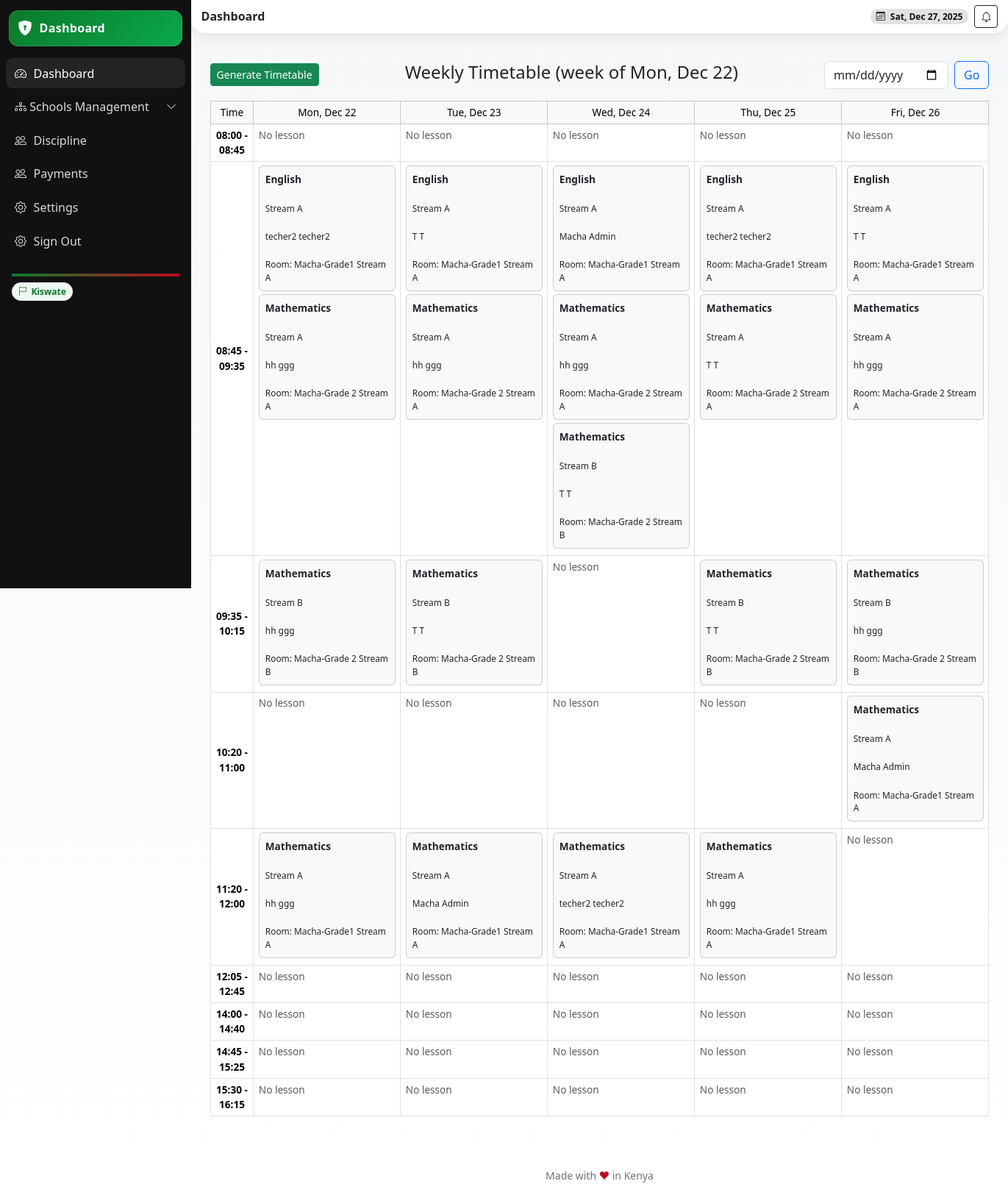
Page /timetable/week/ (signed in) on the committed database.
### school/models.py (models this page shows, shortened)
class TimeSlot(models.Model):
    start_time = models.TimeField()
    end_time = models.TimeField()
    description = models.CharField(max_length=100, blank=True)
    school = models.ForeignKey('School', on_delete=models.CASCADE, related_name='time_slots')
    created_at = models.DateTimeField(auto_now_add=True)
    created_by = models.ForeignKey('StaffProfile', on_delete=models.SET_NULL, null=True, related_name='created_time_slots')
    updated_at = models.DateTimeField(auto_now=True)
    updated_by = models.ForeignKey('StaffProfile', on_delete=models.SET_NULL, null=True, related_name='updated_time_slots')
    class Meta:
        unique_together = ['school', 'start_time', 'end_time']
        ordering = ['start_time']
    def __str__(self):
        return f"{self.start_time.strftime('%H:%M')} - {self.end_time.strftime('%H:%M')} ({self.description})"

class Lesson(models.Model):
    timetable = models.ForeignKey(Timetable, on_delete=models.CASCADE, related_name='lessons', blank=True, null=True)
    subject = models.ForeignKey(Subject, on_delete=models.CASCADE, related_name='lessons', blank=True, null=True)
    stream = models.ForeignKey('Streams', on_delete=models.CASCADE, related_name='lessons', blank=True, null=True)
    teacher = models.ForeignKey('StaffProfile', on_delete=models.CASCADE, related_name='lessons_taught')
    day_of_week = models.CharField(max_length=10, choices=WEEKDAY_CHOICES, blank=True, null=True)
    time_slot = models.ForeignKey(TimeSlot, on_delete=models.CASCADE, related_name='lessons', blank=True, null=True)
    room = models.CharField(max_length=50, blank=True)
    is_canceled = models.BooleanField(default=False)
    lesson_date = models.DateField(blank=True, null=True)  # For one-off changes
    notes = models.TextField(blank=True)
    class Meta:
        ordering = ['day_of_week','lesson_date', 'time_slot__start_time']
        unique_together = ['timetable', 'subject', 'day_of_week', 'time_slot', 'stream']
    def __str__(self):
        if self.time_slot:
            return f"{self.subject.name} - {self.stream} - {self.day_of_week} {self.time_slot.start_time}-{self.time_slot.end_time}"
        return f"{self.subject.name} - {self.stream} - {self.day_of_week}"

class Subject(models.Model):
    name = models.CharField(max_length=255)
    description = models.TextField(blank=True)
    code = models.CharField(max_length=100, blank=True)
    school = models.ForeignKey(School, on_delete=models.CASCADE)
    grade = models.ForeignKey(Grade, on_delete=models.CASCADE, related_name='subjects')
    start_date = models.DateField()
    end_date = models.DateField(blank=True, null=True)
    sessions_per_week = models.PositiveIntegerField(default=2)
    is_active = models.BooleanField(default=True)

class Streams(models.Model):
    name = models.CharField(max_length=50)
    grade = models.ForeignKey(Grade, on_delete=models.CASCADE, related_name='streams')
    school = models.ForeignKey(School, on_delete=models.CASCADE, related_name='streams')
    capacity = models.PositiveIntegerField(default=30)
    is_active = models.BooleanField(default=True)
    class Meta:
        unique_together = ['grade', 'name', 'school']
    def __str__(self):
        return f"{self.name} - {self.grade.name} - {self.school.name}"

class StaffProfile(models.Model):
    user = models.OneToOneField(User, on_delete=models.CASCADE)
    staff_id = models.CharField(max_length=50, unique=True, db_index=True)
    date_of_birth = models.DateField(blank=True, null=True)
    gender = models.CharField(max_length=10, choices=GENDER_CHOICES, blank=True)
    employment_date = models.DateField(blank=True, null=True)
    position = models.CharField(max_length=100, choices=POSITION_CHOICES)
    tsc_number = models.CharField(max_length=50, unique=True, blank=True, null=True)
    qualification = models.TextField(blank=True, null=True)
    subjects = models.ManyToManyField(Subject, related_name='teachers_subjects', blank=True, null=True)  # Changed(max_length=255, blank=True, null=True)
    bio = models.TextField(blank=True, null=True)
    profile_picture = models.ImageField(upload_to='teachers/', blank=True, null=True)
    school = models.ForeignKey(School, on_delete=models.CASCADE)
    department = models.CharField(max_length=50, blank=True)  # e.g., 'Dining Hall', 'School Gate'
    roles = models.ManyToManyField(Role, blank=True, related_name='staff_members')

### userauths/models.py (models this page shows, shortened)
class User(AbstractUser):
    COUNTRY_CURRENCY_MAP = {
        'KENYA': 'KES',
        'UGANDA': 'UGX',
    }
    username = None  # Disable username field
    phone_number = models.CharField(max_length=15, unique=True)
    country = models.CharField(max_length=15,blank=True, null=True)
    email = models.EmailField(unique=True)
    first_name = models.CharField(max_length=50)
    last_name = models.CharField(max_length=50)
    is_staff = models.BooleanField(default=False)
    is_superuser = models.BooleanField(default=False)
    is_admin = models.BooleanField(default=False)
    school_staff = models.BooleanField(default=False)
    is_student = models.BooleanField(default=False)
    is_teacher = models.BooleanField(default=False)
    is_parent = models.BooleanField(default=False)
    is_active = models.BooleanField(default=True)
    is_verified = models.BooleanField(default=False)
    created_at = models.DateTimeField(auto_now_add=True)
    updated_at = models.DateTimeField(auto_now=True)
    objects = CustomUserManager()
    USERNAME_FIELD = 'email'  # Use email as the username field
    REQUIRED_FIELDS = ['first_name', 'last_name', 'phone_number']  # Required fields for createsuperuser
    class Meta:
        ordering = ['-created_at']

### school/views.py (the view)
# urls.py: path('timetable/week/', views.view_timetable_week, name='timetable_week'),
@login_required
def view_timetable_week(request):
    user = request.user
    school_id = user.school_admin_profile.id
    date_str = request.GET.get('date')
    try:
        focus_date = date.fromisoformat(date_str) if date_str else timezone.localdate()
    except ValueError:
        focus_date = timezone.localdate()
    monday = focus_date - timedelta(days=focus_date.weekday())
    week_days = [monday + timedelta(days=i) for i in range(5)]
    WEEKDAY_MAP = {0:'monday',1:'tuesday',2:'wednesday',3:'thursday',4:'friday',5:'saturday',6:'sunday'}
    lessons_qs = Lesson.objects.select_related('timetable','subject','teacher','stream','time_slot')
    if is_school_admin(user):
        if school_id:
            lessons_qs = lessons_qs.filter(timetable__school_id=school_id)
    elif hasattr(user,'staffprofile'):
        lessons_qs = lessons_qs.filter(teacher=user.staffprofile)
    elif hasattr(user,'student'):
        lessons_qs = lessons_qs.filter(stream=user.student.stream)
    elif hasattr(user,'parent'):
        child_stream_ids = user.parent.children.values_list('stream_id', flat=True)
        lessons_qs = lessons_qs.filter(stream_id__in=child_stream_ids)
    else:
        lessons_qs = lessons_qs.none()
    if school_id:
        school = get_object_or_404(School, id=school_id)
        print(f"school: {school.name}")
        time_slots = TimeSlot.objects.filter(school=school).order_by('start_time')
    else:
        time_slots = TimeSlot.objects.none()
    table_data = {}
    for d in week_days:
        weekday_str = WEEKDAY_MAP[d.weekday()]
        table_data[d] = {}
        for slot in time_slots:
            lessons_on_date = lessons_qs.filter(time_slot=slot, lesson_date=d)
            print("lesson",lessons_on_date)
            lessons_recurring = lessons_qs.filter(time_slot=slot, day_of_week=weekday_str, lesson_date__isnull=True)
            table_data[d][slot] = lessons_on_date | lessons_recurring
    context = {
        'week_days': week_days,
        'time_slots': time_slots,
        'table_data': table_data,
        'focus_date': focus_date,
    }
    print(context)
    return render(request, 'school/timetable_week.html', context)

### school/templatetags/dict_extras.py (called while the page is built)
@register.filter
def get_item(dictionary, key):
    return dictionary.get(key)

### school/views.py (called while the page is built)
def is_school_admin(user):
    return user.is_active and (user.is_superuser or getattr(user, 'is_admin', False))

### templates/school/timetable_week.html
{% extends 'school/base.html' %}
{% load dict_extras %}
{% block content %}
<div class="container py-4">
  <div class="d-flex justify-content-between align-items-center mb-3">
    <a href="{% url 'school:generate_timetable' %}" class="btn btn-success btn-sm">Generate Timetable</a>
    <h4>Weekly Timetable (week of {{ week_days.0|date:"D, M j" }})</h4>
    <form class="d-flex" method="get">
      <input type="date" name="date" value="{{ focus_date }}" class="form-control me-2">
      <button class="btn btn-outline-primary">Go</button>
    </form>
  </div>
  <div class="table-responsive">
    <table class="table table-bordered align-top">
      <thead class="table-light text-center">
        <tr>
          <th style="width:140px;">Time</th>
          {% for d in week_days %}
            <th>{{ d|date:"D, M j" }}</th>
          {% endfor %}
        </tr>
      </thead>
      <tbody>
        {% for slot in time_slots %}
        <tr>
          <td class="fw-bold text-center">{{ slot.start_time|time:"H:i" }} - {{ slot.end_time|time:"H:i" }}</td>
          {% for d in week_days %}
          <td style="min-width:200px; vertical-align: top;">
{% for lesson in table_data|get_item:d|get_item:slot %}
              <div class="card mb-1 p-2 bg-light">
                <strong>{{ lesson.subject.name }}</strong><br>
                <small>{{ lesson.stream.name }}</small><br>
                <small>{{ lesson.teacher.user.get_full_name }}</small><br>
                <small>Room: {{ lesson.room }}</small>
              </div>
            {% empty %}
              <span class="text-muted">No lesson</span>
            {% endfor %}
          </td>
          {% endfor %}
        </tr>
        {% endfor %}
      </tbody>
    </table>
  </div>
</div>
{% endblock %}

### templates/school/base.html (style rules this page uses)
:root { --kenya-green: #0b7a2a; --kenya-red: #bb0a21; --kenya-black: #111111; --kenya-white: #ffffff; --kenya-grey: #f5f7f8; --radius-xl: 1.25rem; --shadow-soft: 0 6px 18px rgba(0,0,0,.08); --space-compact: .5rem; }
html, body { height: 100%; }
body { background: linear-gradient(180deg, var(--kenya-grey), #fff); }
.table { font-size: 0.85rem; }
.table td, .table th { padding: 0.3rem 0.4rem; vertical-align: middle; }
.table thead th { font-weight: 500; background-color: #f8f9fa; }

### rows in the picture
TimeSlot: start_time "08:00", end_time "08:45"
TimeSlot: start_time "08:45", end_time "09:35"
Lesson: subject.name "English", stream.name "Stream A", teacher.user.get_full_name "techer2 techer2", room "Macha-Grade1 Stream A"
Lesson: subject.name "Mathematics", stream.name "Stream A", teacher.user.get_full_name "hh ggg", room "Macha-Grade 2 Stream A"
Lesson: subject.name "English", stream.name "Stream A", teacher.user.get_full_name "T T", room "Macha-Grade1 Stream A"
Lesson: subject.name "Mathematics", stream.name "Stream A", teacher.user.get_full_name "hh ggg", room "Macha-Grade 2 Stream A"
Lesson: subject.name "English", stream.name "Stream A", teacher.user.get_full_name "Macha Admin", room "Macha-Grade1 Stream A"
Lesson: subject.name "Mathematics", stream.name "Stream A", teacher.user.get_full_name "hh ggg", room "Macha-Grade 2 Stream A"
Lesson: subject.name "Mathematics", stream.name "Stream B", teacher.user.get_full_name "T T", room "Macha-Grade 2 Stream B"
Lesson: subject.name "English", stream.name "Stream A", teacher.user.get_full_name "techer2 techer2", room "Macha-Grade1 Stream A"
Lesson: subject.name "Mathematics", stream.name "Stream A", teacher.user.get_full_name "T T", room "Macha-Grade 2 Stream A"
Lesson: subject.name "English", stream.name "Stream A", teacher.user.get_full_name "T T", room "Macha-Grade1 Stream A"
Lesson: subject.name "Mathematics", stream.name "Stream A", teacher.user.get_full_name "hh ggg", room "Macha-Grade 2 Stream A"
TimeSlot: start_time "09:35", end_time "10:15"
Lesson: subject.name "Mathematics", stream.name "Stream B", teacher.user.get_full_name "hh ggg", room "Macha-Grade 2 Stream B"
Lesson: subject.name "Mathematics", stream.name "Stream B", teacher.user.get_full_name "T T", room "Macha-Grade 2 Stream B"
Lesson: subject.name "Mathematics", stream.name "Stream B", teacher.user.get_full_name "T T", room "Macha-Grade 2 Stream B"
Lesson: subject.name "Mathematics", stream.name "Stream B", teacher.user.get_full_name "hh ggg", room "Macha-Grade 2 Stream B"
TimeSlot: start_time "10:20", end_time "11:00"
Lesson: subject.name "Mathematics", stream.name "Stream A", teacher.user.get_full_name "Macha Admin", room "Macha-Grade1 Stream A"
TimeSlot: start_time "11:20", end_time "12:00"
Lesson: subject.name "Mathematics", stream.name "Stream A", teacher.user.get_full_name "hh ggg", room "Macha-Grade1 Stream A"
Lesson: subject.name "Mathematics", stream.name "Stream A", teacher.user.get_full_name "Macha Admin", room "Macha-Grade1 Stream A"
Lesson: subject.name "Mathematics", stream.name "Stream A", teacher.user.get_full_name "techer2 techer2", room "Macha-Grade1 Stream A"
Lesson: subject.name "Mathematics", stream.name "Stream A", teacher.user.get_full_name "hh ggg", room "Macha-Grade1 Stream A"
TimeSlot: start_time "12:05", end_time "12:45"
TimeSlot: start_time "14:00", end_time "14:40"
TimeSlot: start_time "14:45", end_time "15:25"
TimeSlot: start_time "15:30", end_time "16:15"

### other values in the picture
{{ week_days.0|date:"D, M j" }} "Mon, Dec 22"
{{ d|date:"D, M j" }} "Mon, Dec 22" "Tue, Dec 23" "Wed, Dec 24" "Thu, Dec 25" "Fri, Dec 26"
